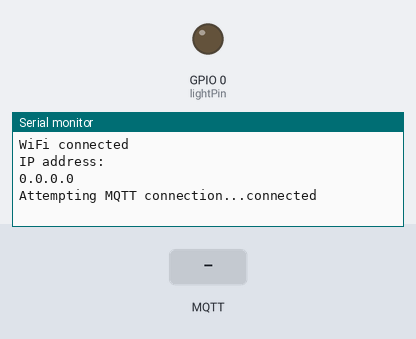
The sketch below on a simulated ESP8266 (NodeMCU). On the bench: output pins drawn as LEDs (lit = HIGH), the last lines printed to the serial monitor. The test bench sets the inputs (shaded band). No MQTT or app messages arrive unless stated.

Above: at 1.2 s.
1.3 s: MQTT message "1" arrives on the first subscribed topic
At 1.6 s:
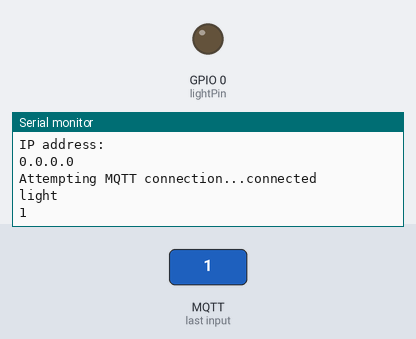
2.8 s: MQTT message "on" arrives on the first subscribed topic
At 3.9 s:
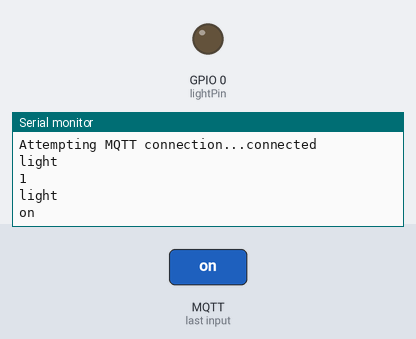

The sketch:

mqtt.ino
```cpp
//注意我这边用的是esp12e模块，淘宝16块左右，所以有16引脚，esp8266也可以烧制以下程序

#include <ESP8266WiFi.h>
#include <PubSubClient.h>
#define lightPin 0
// Update these with values suitable for your network.

const char* ssid = "FAST_09F958";
const char* password = "-J3pXCwjh";
const char* mqttServer = "mq.tongxinmao.com";
const int mqttPort = 18831;
const char* mqttUserName = "esp8266";
const char* mqttPassword = "123456";
const char* lightTopic = "light";
const char* willTopic = "will";
const char* onlineTopic = "online";
const char* sensorTopic = "sensor";
const char* clientId = "13579";
char uartbuf[8];
int buflength = 0;

WiFiClient espClient;
PubSubClient client(espClient);

void setup_wifi() {
  Serial.println("WiFi connected");
  Serial.println("IP address: ");
  Serial.println(WiFi.localIP());
}

void callback(char* topic, byte* payload, unsigned int length) {
  Serial.println(topic);
  String command = "";
  for (int i = 0; i < length; i++) {
    command += (char)payload[i];
  }
  Serial.println(command);
  handlePayload(String(topic), command);
}

void reconnect() {
  // Loop until we're reconnected
  while (!client.connected()) {
    Serial.print("Attempting MQTT connection...");
    //详细参数说明请查看文档
    if (client.connect(clientId,mqttUserName,mqttPassword,willTopic,1,0,clientId)) {
      Serial.println("connected");
      client.publish(onlineTopic, clientId);
      client.subscribe(lightTopic, 1);
    } else {
      Serial.print("failed, rc=");
      Serial.print(client.state());
      Serial.println(" try again in 5 seconds");
      // Wait 5 seconds before retrying
      delay(5000);
    }
  }
}

void setup() {
  pinMode(lightPin, OUTPUT);     // Initialize the lightPin pin as an output
  Serial.begin(9600);
  setup_wifi();
  client.setServer(mqttServer, mqttPort);
  client.setCallback(callback);
}

void loop() {

  if (!client.connected()) {
    reconnect();
  }
  if (Serial.available() >= 6) {
    buflength = Serial.available();
    Serial.println(buflength);
    Serial.readBytes(uartbuf,buflength);
    client.publish(sensorTopic, uartbuf);
  }

  client.loop();


}

//处理命令
String handlePayload(String topic, String payload) {
  if (String(lightTopic).equals(topic)) {
    //light command
    if (String("lightOn").equals(payload)) {
      digitalWrite(lightPin, LOW);
    } else if (String("lightOff").equals(payload)) {
      digitalWrite(lightPin, HIGH);
    }
  }
}
```

Measured:
- after the input at 1.3 s, the serial monitor: prints a new line at once (image 1)
- after the input at 2.8 s, the serial monitor: prints a new line at once (image 2)
